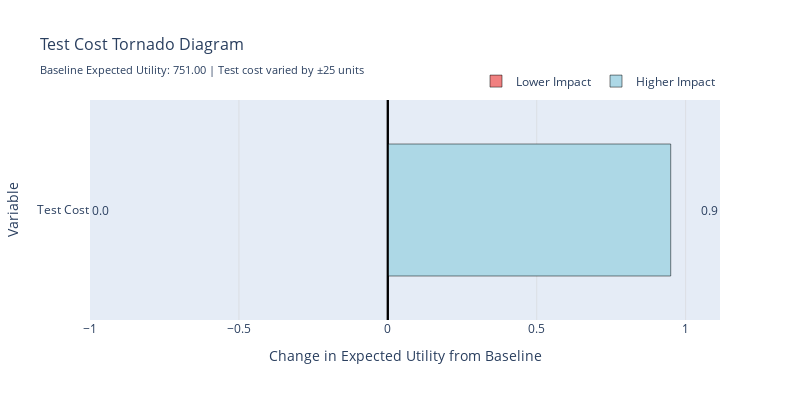

Write notebook code for a chart like this one.
### Code cell
tornado_results = analyze_test_cost_tornado(
        u_table=u_table,
        baseline_meu=baseline_meu,
        cost_variation=25
    )
    
# Create and show tornado plot
tornado_fig = create_test_cost_tornado_plot(tornado_results)
tornado_fig.show()

### Figure 1 — Plotly figure (JSON) as saved in the notebook; plotly's stock layout.template omitted (floating-point values rounded to 4 significant figures)
{"data": [{"hoverinfo": "skip", "marker": {"color": "lightcoral", "line": {"color": "black", "width": 0.5}}, "name": "Lower Impact", "offsetgroup": "1", "orientation": "h", "type": "bar", "width": 0.6, "x": [0], "y": ["Test Cost"]}, {"hoverinfo": "skip", "marker": {"color": "lightblue", "line": {"color": "black", "width": 0.5}}, "name": "Higher Impact", "offsetgroup": "1", "orientation": "h", "type": "bar", "width": 0.6, "x": [0.95], "y": ["Test Cost"]}, {"hovertemplate": "\n    Variable: Test Cost<br>\n    High Cost (Cost: +25)<br>\n    MEU: 751.00<br>\n    Impact: +0.00<br>\n    Optimal Decisions: T: not_do, B: [pass: buy, fail: buy, no_results: buy]\n    <extra></extra>", "marker": {"color": "rgba(0,0,0,0)", "size": 0.1}, "mode": "markers", "name": "", "showlegend": false, "type": "scatter", "x": [0], "y": ["Test Cost"]}, {"hovertemplate": "\n    Variable: Test Cost<br>\n    Low Cost (Cost: -25)<br>\n    MEU: 751.95<br>\n    Impact: +0.95<br>\n    Optimal Decisions: T: do, B: [pass: buy, fail: not_buy, no_results: buy]\n    <extra></extra>", "marker": {"color": "rgba(0,0,0,0)", "size": 0.1}, "mode": "markers", "name": "", "showlegend": false, "type": "scatter", "x": [0.475], "y": ["Test Cost"]}], "layout": {"annotations": [{"font": {"size": 12}, "showarrow": false, "text": "0.0", "x": -1, "xanchor": "left", "y": "Test Cost"}, {"font": {"size": 12}, "showarrow": false, "text": "0.9", "x": 1.045, "xanchor": "left", "y": "Test Cost"}], "bargap": 0.1, "bargroupgap": 0, "height": 400, "hovermode": "closest", "legend": {"orientation": "h", "x": 1, "xanchor": "right", "y": 1.02, "yanchor": "bottom"}, "shapes": [{"line": {"color": "black", "width": 2}, "type": "line", "x0": 0, "x1": 0, "xref": "x", "y0": 0, "y1": 1, "yref": "y domain"}], "title": {"font": {"size": 16}, "text": "Test Cost Tornado Diagram<br><sub>Baseline Expected Utility: 751.00 | Test cost varied by ±25 units</sub>"}, "width": 800, "xaxis": {"gridcolor": "lightgray", "gridwidth": 0.5, "title": {"text": "Change in Expected Utility from Baseline"}, "zeroline": true, "zerolinecolor": "black", "zerolinewidth": 2}, "yaxis": {"showticklabels": true, "title": {"text": "Variable"}}}}
